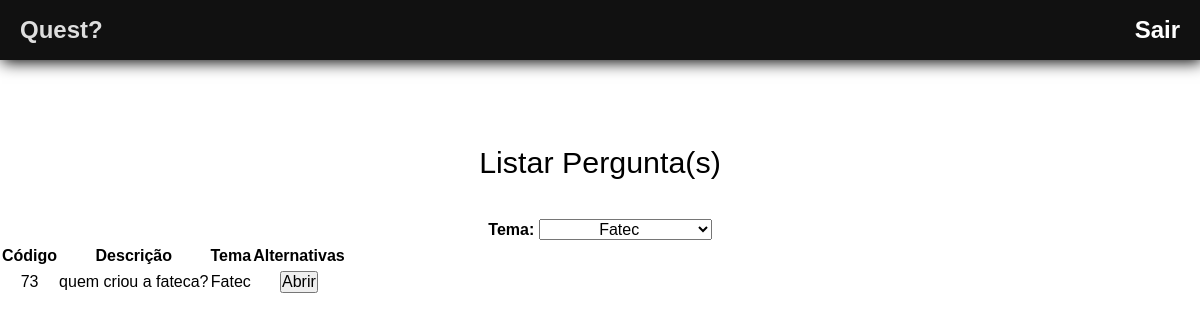
/sistema/mostrarPergunta.php?tema=8, run on the app's committed database.
### tables this page shows
CREATE TABLE tema (
    id_tema INTEGER  PRIMARY KEY AUTOINCREMENT,
    desc_tema VARCHAR(255) NOT NULL
);

CREATE TABLE pergunta(
    id_pergunta INTEGER PRIMARY KEY AUTOINCREMENT,
    desc_pergunta VARCHAR(200),
    id_tema_pergunta INTEGER,
    id_alternativa_pergunta INTEGER
);

### sistema/mostrarPergunta.php (the view, shortened to what this page needs)
<?php
    include_once("templates/header.php");
?>
    <legend>Listar Pergunta(s)</legend>
                    <label class="fa__labels" for="select-theme">Tema:</label>
                    <?php
                        $tema = 0;
                        if(isset($_GET['tema']) and $_GET['tema'] != 0)
                        {
                            $tema = $_GET['tema'];
                        }
                        echo '<select name="tema"
                            onchange="this.options[this.selectedIndex].value &&
                                (window.location = this.options[this.selectedIndex].value);"
                        >';
                        include "connection.php";
                        if($tema != 0){
                            $sqlTemaEscolhido = "SELECT id_tema, desc_tema FROM tema WHERE id_tema = $tema ;";
                            $resSqlTemaEscolhido = $db->query($sqlTemaEscolhido);
                            $dadosTemaEscolhido = $resSqlTemaEscolhido->fetchArray();
                            echo "<option value=''>$dadosTemaEscolhido[1]</option>";
                        }
                        echo "</select>";
                    ?>
<table>
    <thead>
        <tr>
            <th>Código</th>
            <th>Descrição</th>
            <th>Tema</th>
            <th>Alternativas</th>
        </tr>
    </thead>
    <tbody>
    <?php
        include "connection.php";
        if($tema != 0){
            $sqlPergunta = "SELECT id_pergunta,desc_pergunta,desc_tema,id_alternativa_pergunta
         FROM pergunta
         INNER JOIN tema ON pergunta.id_tema_pergunta = tema.id_tema
         WHERE pergunta.id_tema_pergunta = $tema;";
        }else{
            $sqlPergunta = "SELECT id_pergunta,desc_pergunta,desc_tema,id_alternativa_pergunta
         FROM pergunta
         INNER JOIN tema ON pergunta.id_tema_pergunta = tema.id_tema;";
        }
        $resSqlPergunta = $db->query($sqlPergunta);
        while($dadosPergunta = $resSqlPergunta->fetchArray())
        {
            echo "<tr>";
            echo "<td>$dadosPergunta[0]</td>";
            echo "<td>$dadosPergunta[1]</td>";
            echo "<td>$dadosPergunta[2]</td>";
            echo "<td><input type='button' id='$dadosPergunta[0]' onclick=mostrarPopUpAlternativas(this.id) value='Abrir'></td>";
            echo "</tr>";
        }
    ?>
    </tbody>
</table>
<?php
    include_once("templates/footer.php");
?>

### sistema/css/default.css (style rules this page uses)
* { margin: 0px; padding: 0px; outline: 0px; font-size: 16px; text-decoration: none; font-family: Arial, Helvetica, sans-serif; }
body { overflow-x: hidden; }

### sistema/css/content.css (style rules this page uses)
.fa__labels { font-weight: 600; margin-top: 10px; }
* { margin: 0px; padding: 0px; outline: 0px; font-size: 16px; text-decoration: none; text-align: center; line-height: 2; font-family: Arial, Helvetica, sans-serif; }
legend { font-size: 1.9rem; margin-top: 5rem; }
* { margin: 0px; padding: 0px; outline: 0px; font-size: 16px; text-decoration: none; text-align: center; line-height: 1.5; font-family: Arial, Helvetica, sans-serif; }
legend { font-size: 1.9rem; margin-bottom: 2rem; }
.fa__labels { font-weight: 600; margin-top: 3rem; }

### data on the page
tema: tema "Fatec"
pergunta: id_pergunta "73", desc_pergunta "quem criou a fateca?", tema.desc_tema "Fatec"
